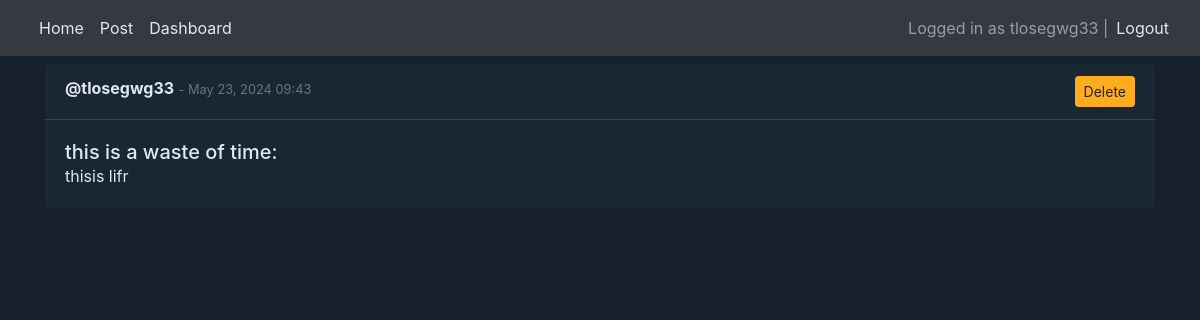
Before: /user_dashboard/ (signed in) with the older database file.
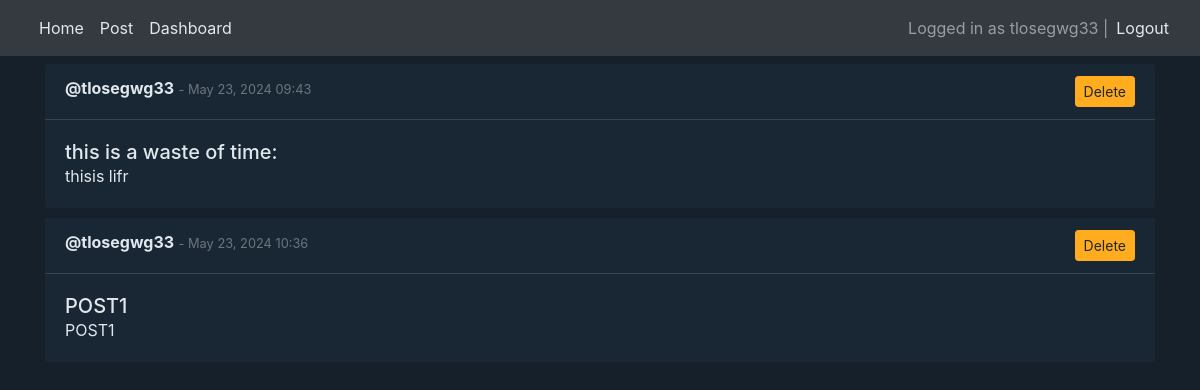
After: the same page with the newer database file.
### main/models.py (models this page shows, shortened)
class Post(models.Model):
    author = models.ForeignKey(User, on_delete=models.CASCADE)
    title = models.CharField(max_length=255)
    description = models.TextField()
    created_at = models.DateTimeField(auto_now_add=True)
    updated_at = models.DateTimeField(auto_now=True)

### main/views.py (the view)
# urls.py: path('user_dashboard/', views.show_dashboard, name='userdashboard'),
@login_required(login_url='/login')
def show_dashboard(request):
    posts = Post.objects.filter(author=request.user)
    return render(request, 'main/dashboard.html', {'posts': posts})

### main/templates/main/dashboard.html (shortened to what this page needs)
{% extends 'main/base.html' %}
{% block content %}
{% for post in posts %}
<div class='card mt-2'>
    <div class='card-header d-flex justify-content-between'>
        <div>
            <strong>@{{ post.author.username }}</strong>
            <span class="text-muted small"> - {{ post.created_at|date:"M d, Y H:i" }}</span>
        </div>
        <div>
            {% if user == post.author or perms.main.delete_post %}
            <form method='POST' style="display:inline;">
                <button type='submit' class='btn btn-warning btn-sm' name='post_id' value="{{ post.id }}">Delete</button>
            </form>
            {% endif %}
        </div>
    </div>
    <div class='card-body'>
        <h5 class='card-title'>{{ post.title }}</h5>
        <p class='card-text'>{{ post.description }}</p>
    </div>
</div>
{% endfor %}
{% endblock content %}

Changed rows visible on the page:
added Post: author.username "tlosegwg33", created_at "May 23, 2024 10:36", {{ post.id }} 12 (drawn), title "POST1", description "POST1"
